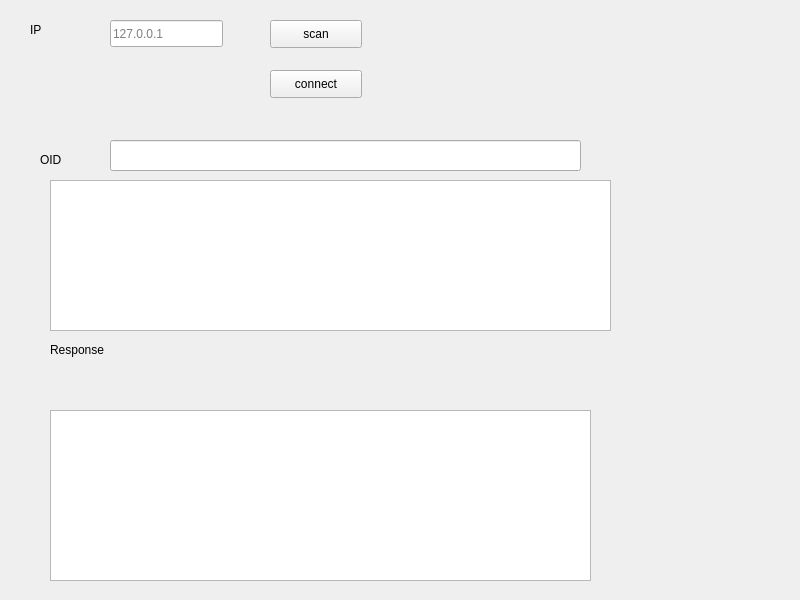
<?xml version="1.0" encoding="UTF-8"?>
<ui version="4.0">
 <class>Widget</class>
 <widget class="QWidget" name="Widget">
  <property name="geometry">
   <rect>
    <x>0</x>
    <y>0</y>
    <width>800</width>
    <height>600</height>
   </rect>
  </property>
  <property name="windowTitle">
   <string>Widget</string>
  </property>
  <widget class="QLineEdit" name="IP">
   <property name="geometry">
    <rect>
     <x>110</x>
     <y>20</y>
     <width>113</width>
     <height>27</height>
    </rect>
   </property>
   <property name="placeholderText">
    <string>127.0.0.1</string>
   </property>
  </widget>
  <widget class="QPlainTextEdit" name="res">
   <property name="geometry">
    <rect>
     <x>50</x>
     <y>410</y>
     <width>541</width>
     <height>171</height>
    </rect>
   </property>
   <property name="readOnly">
    <bool>true</bool>
   </property>
  </widget>
  <widget class="QLabel" name="label">
   <property name="geometry">
    <rect>
     <x>30</x>
     <y>20</y>
     <width>69</width>
     <height>19</height>
    </rect>
   </property>
   <property name="text">
    <string>IP</string>
   </property>
  </widget>
  <widget class="QPushButton" name="connButton">
   <property name="geometry">
    <rect>
     <x>270</x>
     <y>70</y>
     <width>92</width>
     <height>28</height>
    </rect>
   </property>
   <property name="text">
    <string>connect</string>
   </property>
  </widget>
  <widget class="QLineEdit" name="PORT_2">
   <property name="geometry">
    <rect>
     <x>110</x>
     <y>140</y>
     <width>471</width>
     <height>31</height>
    </rect>
   </property>
  </widget>
  <widget class="QLabel" name="label_3">
   <property name="geometry">
    <rect>
     <x>40</x>
     <y>150</y>
     <width>69</width>
     <height>19</height>
    </rect>
   </property>
   <property name="text">
    <string>OID</string>
   </property>
  </widget>
  <widget class="QLabel" name="label_4">
   <property name="geometry">
    <rect>
     <x>60</x>
     <y>210</y>
     <width>69</width>
     <height>19</height>
    </rect>
   </property>
   <property name="text">
    <string/>
   </property>
  </widget>
  <widget class="QLabel" name="label_5">
   <property name="geometry">
    <rect>
     <x>50</x>
     <y>340</y>
     <width>69</width>
     <height>19</height>
    </rect>
   </property>
   <property name="text">
    <string>Response</string>
   </property>
  </widget>
  <widget class="QPushButton" name="scanButton">
   <property name="geometry">
    <rect>
     <x>270</x>
     <y>20</y>
     <width>92</width>
     <height>28</height>
    </rect>
   </property>
   <property name="text">
    <string>scan</string>
   </property>
  </widget>
  <widget class="QTableWidget" name="iptable">
   <property name="geometry">
    <rect>
     <x>50</x>
     <y>180</y>
     <width>561</width>
     <height>151</height>
    </rect>
   </property>
  </widget>
 </widget>
 <resources/>
 <connections/>
</ui>
